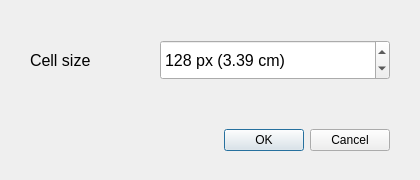
<?xml version="1.0" encoding="UTF-8"?>
<ui version="4.0">
 <class>ExportSpreadsheetDialog</class>
 <widget class="QDialog" name="ExportSpreadsheetDialog">
  <property name="geometry">
   <rect>
    <x>0</x>
    <y>0</y>
    <width>420</width>
    <height>180</height>
   </rect>
  </property>
  <property name="windowTitle">
   <string>Export As Spreadsheet — Qrlot</string>
  </property>
  <widget class="QDialogButtonBox" name="buttonBox">
   <property name="geometry">
    <rect>
     <x>200</x>
     <y>120</y>
     <width>190</width>
     <height>40</height>
    </rect>
   </property>
   <property name="orientation">
    <enum>Qt::Orientation::Horizontal</enum>
   </property>
   <property name="standardButtons">
    <set>QDialogButtonBox::StandardButton::Cancel|QDialogButtonBox::StandardButton::Ok</set>
   </property>
  </widget>
  <widget class="QSpinBox" name="sizeSpinBox">
   <property name="geometry">
    <rect>
     <x>160</x>
     <y>40</y>
     <width>230</width>
     <height>40</height>
    </rect>
   </property>
   <property name="font">
    <font>
     <pointsize>12</pointsize>
    </font>
   </property>
   <property name="accelerated">
    <bool>true</bool>
   </property>
   <property name="suffix">
    <string> px (3.39 cm)</string>
   </property>
   <property name="prefix">
    <string/>
   </property>
   <property name="maximum">
    <number>4096</number>
   </property>
   <property name="value">
    <number>128</number>
   </property>
  </widget>
  <widget class="QLabel" name="sizeLabel">
   <property name="geometry">
    <rect>
     <x>30</x>
     <y>40</y>
     <width>120</width>
     <height>40</height>
    </rect>
   </property>
   <property name="font">
    <font>
     <pointsize>12</pointsize>
    </font>
   </property>
   <property name="text">
    <string>Cell size</string>
   </property>
  </widget>
 </widget>
 <resources/>
 <connections>
  <connection>
   <sender>buttonBox</sender>
   <signal>rejected()</signal>
   <receiver>ExportSpreadsheetDialog</receiver>
   <slot>reject()</slot>
   <hints>
    <hint type="sourcelabel">
     <x>316</x>
     <y>260</y>
    </hint>
    <hint type="destinationlabel">
     <x>286</x>
     <y>274</y>
    </hint>
   </hints>
  </connection>
  <connection>
   <sender>buttonBox</sender>
   <signal>accepted()</signal>
   <receiver>ExportSpreadsheetDialog</receiver>
   <slot>accept()</slot>
   <hints>
    <hint type="sourcelabel">
     <x>248</x>
     <y>254</y>
    </hint>
    <hint type="destinationlabel">
     <x>157</x>
     <y>274</y>
    </hint>
   </hints>
  </connection>
 </connections>
</ui>
